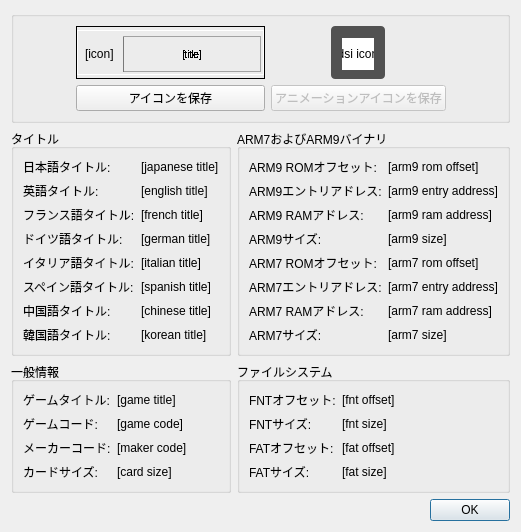
<?xml version="1.0" encoding="UTF-8"?>
<ui version="4.0">
 <class>ROMInfoDialog</class>
 <widget class="QDialog" name="ROMInfoDialog">
  <property name="geometry">
   <rect>
    <x>0</x>
    <y>0</y>
    <width>482</width>
    <height>516</height>
   </rect>
  </property>
  <property name="sizePolicy">
   <sizepolicy hsizetype="Fixed" vsizetype="Fixed">
    <horstretch>0</horstretch>
    <verstretch>0</verstretch>
   </sizepolicy>
  </property>
  <property name="windowTitle">
   <string>ROM情報 - melonDS</string>
  </property>
  <layout class="QGridLayout" name="gridLayout">
   <item row="2" column="0">
    <widget class="QGroupBox" name="titles">
     <property name="title">
      <string>タイトル</string>
     </property>
     <layout class="QFormLayout" name="formLayout">
      <item row="0" column="0">
       <widget class="QLabel" name="label_2">
        <property name="font">
         <font>
          <underline>false</underline>
         </font>
        </property>
        <property name="text">
         <string>日本語タイトル:</string>
        </property>
       </widget>
      </item>
      <item row="0" column="1">
       <widget class="QLabel" name="japaneseTitle">
        <property name="text">
         <string>[japanese title]</string>
        </property>
       </widget>
      </item>
      <item row="1" column="0">
       <widget class="QLabel" name="label_3">
        <property name="font">
         <font>
          <underline>false</underline>
         </font>
        </property>
        <property name="text">
         <string>英語タイトル:</string>
        </property>
       </widget>
      </item>
      <item row="1" column="1">
       <widget class="QLabel" name="englishTitle">
        <property name="text">
         <string>[english title]</string>
        </property>
       </widget>
      </item>
      <item row="2" column="0">
       <widget class="QLabel" name="label_4">
        <property name="font">
         <font>
          <underline>false</underline>
         </font>
        </property>
        <property name="text">
         <string>フランス語タイトル:</string>
        </property>
       </widget>
      </item>
      <item row="2" column="1">
       <widget class="QLabel" name="frenchTitle">
        <property name="text">
         <string>[french title]</string>
        </property>
       </widget>
      </item>
      <item row="3" column="0">
       <widget class="QLabel" name="label_5">
        <property name="font">
         <font>
          <underline>false</underline>
         </font>
        </property>
        <property name="text">
         <string>ドイツ語タイトル:</string>
        </property>
       </widget>
      </item>
      <item row="3" column="1">
       <widget class="QLabel" name="germanTitle">
        <property name="text">
         <string>[german title]</string>
        </property>
       </widget>
      </item>
      <item row="4" column="0">
       <widget class="QLabel" name="label_6">
        <property name="font">
         <font>
          <underline>false</underline>
         </font>
        </property>
        <property name="text">
         <string>イタリア語タイトル:</string>
        </property>
       </widget>
      </item>
      <item row="4" column="1">
       <widget class="QLabel" name="italianTitle">
        <property name="text">
         <string>[italian title]</string>
        </property>
       </widget>
      </item>
      <item row="5" column="0">
       <widget class="QLabel" name="label_7">
        <property name="font">
         <font>
          <underline>false</underline>
         </font>
        </property>
        <property name="text">
         <string>スペイン語タイトル:</string>
        </property>
       </widget>
      </item>
      <item row="5" column="1">
       <widget class="QLabel" name="spanishTitle">
        <property name="text">
         <string>[spanish title]</string>
        </property>
       </widget>
      </item>
      <item row="6" column="0">
       <widget class="QLabel" name="label_25">
        <property name="font">
         <font>
          <underline>false</underline>
         </font>
        </property>
        <property name="text">
         <string>中国語タイトル:</string>
        </property>
       </widget>
      </item>
      <item row="6" column="1">
       <widget class="QLabel" name="chineseTitle">
        <property name="text">
         <string>[chinese title]</string>
        </property>
       </widget>
      </item>
      <item row="7" column="0">
       <widget class="QLabel" name="label_23">
        <property name="font">
         <font>
          <underline>false</underline>
         </font>
        </property>
        <property name="text">
         <string>韓国語タイトル:</string>
        </property>
       </widget>
      </item>
      <item row="7" column="1">
       <widget class="QLabel" name="koreanTitle">
        <property name="text">
         <string>[korean title]</string>
        </property>
       </widget>
      </item>
     </layout>
    </widget>
   </item>
   <item row="2" column="1">
    <widget class="QGroupBox" name="arm9AndArm7Binaries">
     <property name="title">
      <string>ARM7およびARM9バイナリ</string>
     </property>
     <layout class="QFormLayout" name="formLayout_2">
      <item row="0" column="0">
       <widget class="QLabel" name="label_11">
        <property name="font">
         <font>
          <underline>false</underline>
         </font>
        </property>
        <property name="text">
         <string>ARM9 ROMオフセット: </string>
        </property>
       </widget>
      </item>
      <item row="0" column="1">
       <widget class="QLabel" name="arm9RomOffset">
        <property name="text">
         <string>[arm9 rom offset]</string>
        </property>
       </widget>
      </item>
      <item row="1" column="0">
       <widget class="QLabel" name="label_12">
        <property name="font">
         <font>
          <underline>false</underline>
         </font>
        </property>
        <property name="text">
         <string>ARM9エントリアドレス:</string>
        </property>
       </widget>
      </item>
      <item row="1" column="1">
       <widget class="QLabel" name="arm9EntryAddress">
        <property name="text">
         <string>[arm9 entry address]</string>
        </property>
       </widget>
      </item>
      <item row="2" column="0">
       <widget class="QLabel" name="label_14">
        <property name="font">
         <font>
          <underline>false</underline>
         </font>
        </property>
        <property name="text">
         <string>ARM9 RAMアドレス:</string>
        </property>
       </widget>
      </item>
      <item row="2" column="1">
       <widget class="QLabel" name="arm9RamAddress">
        <property name="text">
         <string>[arm9 ram address]</string>
        </property>
       </widget>
      </item>
      <item row="3" column="0">
       <widget class="QLabel" name="label_16">
        <property name="font">
         <font>
          <underline>false</underline>
         </font>
        </property>
        <property name="text">
         <string>ARM9サイズ:</string>
        </property>
       </widget>
      </item>
      <item row="3" column="1">
       <widget class="QLabel" name="arm9Size">
        <property name="text">
         <string>[arm9 size]</string>
        </property>
       </widget>
      </item>
      <item row="4" column="0">
       <widget class="QLabel" name="label_15">
        <property name="font">
         <font>
          <underline>false</underline>
         </font>
        </property>
        <property name="text">
         <string>ARM7 ROMオフセット: </string>
        </property>
       </widget>
      </item>
      <item row="4" column="1">
       <widget class="QLabel" name="arm7RomOffset">
        <property name="text">
         <string>[arm7 rom offset]</string>
        </property>
       </widget>
      </item>
      <item row="5" column="0">
       <widget class="QLabel" name="label_13">
        <property name="font">
         <font>
          <underline>false</underline>
         </font>
        </property>
        <property name="text">
         <string>ARM7エントリアドレス:</string>
        </property>
       </widget>
      </item>
      <item row="5" column="1">
       <widget class="QLabel" name="arm7EntryAddress">
        <property name="text">
         <string>[arm7 entry address]</string>
        </property>
       </widget>
      </item>
      <item row="6" column="0">
       <widget class="QLabel" name="label_18">
        <property name="font">
         <font>
          <underline>false</underline>
         </font>
        </property>
        <property name="text">
         <string>ARM7 RAMアドレス:</string>
        </property>
       </widget>
      </item>
      <item row="6" column="1">
       <widget class="QLabel" name="arm7RamAddress">
        <property name="text">
         <string>[arm7 ram address]</string>
        </property>
       </widget>
      </item>
      <item row="7" column="0">
       <widget class="QLabel" name="label_17">
        <property name="font">
         <font>
          <underline>false</underline>
         </font>
        </property>
        <property name="text">
         <string>ARM7サイズ:</string>
        </property>
       </widget>
      </item>
      <item row="7" column="1">
       <widget class="QLabel" name="arm7Size">
        <property name="text">
         <string>[arm7 size]</string>
        </property>
       </widget>
      </item>
     </layout>
    </widget>
   </item>
   <item row="3" column="1">
    <widget class="QGroupBox" name="filesystem">
     <property name="title">
      <string>ファイルシステム</string>
     </property>
     <layout class="QFormLayout" name="formLayout_4">
      <item row="0" column="0">
       <widget class="QLabel" name="label_19">
        <property name="font">
         <font>
          <underline>false</underline>
         </font>
        </property>
        <property name="text">
         <string>FNTオフセット:</string>
        </property>
       </widget>
      </item>
      <item row="0" column="1">
       <widget class="QLabel" name="fntOffset">
        <property name="text">
         <string>[fnt offset]</string>
        </property>
       </widget>
      </item>
      <item row="1" column="0">
       <widget class="QLabel" name="label_20">
        <property name="font">
         <font>
          <underline>false</underline>
         </font>
        </property>
        <property name="text">
         <string>FNTサイズ:</string>
        </property>
       </widget>
      </item>
      <item row="1" column="1">
       <widget class="QLabel" name="fntSize">
        <property name="text">
         <string>[fnt size]</string>
        </property>
       </widget>
      </item>
      <item row="2" column="0">
       <widget class="QLabel" name="label_21">
        <property name="font">
         <font>
          <underline>false</underline>
         </font>
        </property>
        <property name="text">
         <string>FATオフセット:</string>
        </property>
       </widget>
      </item>
      <item row="2" column="1">
       <widget class="QLabel" name="fatOffset">
        <property name="text">
         <string>[fat offset]</string>
        </property>
       </widget>
      </item>
      <item row="3" column="0">
       <widget class="QLabel" name="label_22">
        <property name="font">
         <font>
          <underline>false</underline>
         </font>
        </property>
        <property name="text">
         <string>FATサイズ:</string>
        </property>
       </widget>
      </item>
      <item row="3" column="1">
       <widget class="QLabel" name="fatSize">
        <property name="text">
         <string>[fat size]</string>
        </property>
       </widget>
      </item>
     </layout>
    </widget>
   </item>
   <item row="3" column="0">
    <widget class="QGroupBox" name="generalInfo">
     <property name="title">
      <string>一般情報</string>
     </property>
     <layout class="QFormLayout" name="formLayout_3">
      <item row="0" column="0">
       <widget class="QLabel" name="label">
        <property name="font">
         <font>
          <underline>false</underline>
         </font>
        </property>
        <property name="text">
         <string>ゲームタイトル:</string>
        </property>
       </widget>
      </item>
      <item row="0" column="1">
       <widget class="QLabel" name="gameTitle">
        <property name="text">
         <string>[game title]</string>
        </property>
       </widget>
      </item>
      <item row="1" column="0">
       <widget class="QLabel" name="label_8">
        <property name="font">
         <font>
          <underline>false</underline>
         </font>
        </property>
        <property name="text">
         <string>ゲームコード:</string>
        </property>
       </widget>
      </item>
      <item row="1" column="1">
       <widget class="QLabel" name="gameCode">
        <property name="text">
         <string>[game code]</string>
        </property>
       </widget>
      </item>
      <item row="2" column="0">
       <widget class="QLabel" name="label_9">
        <property name="font">
         <font>
          <underline>false</underline>
         </font>
        </property>
        <property name="text">
         <string>メーカーコード:</string>
        </property>
       </widget>
      </item>
      <item row="2" column="1">
       <widget class="QLabel" name="makerCode">
        <property name="text">
         <string>[maker code]</string>
        </property>
       </widget>
      </item>
      <item row="3" column="0">
       <widget class="QLabel" name="label_10">
        <property name="font">
         <font>
          <underline>false</underline>
         </font>
        </property>
        <property name="text">
         <string>カードサイズ:</string>
        </property>
       </widget>
      </item>
      <item row="3" column="1">
       <widget class="QLabel" name="cardSize">
        <property name="text">
         <string>[card size]</string>
        </property>
       </widget>
      </item>
     </layout>
    </widget>
   </item>
   <item row="4" column="0" colspan="2">
    <widget class="QDialogButtonBox" name="buttonBox">
     <property name="orientation">
      <enum>Qt::Horizontal</enum>
     </property>
     <property name="standardButtons">
      <set>QDialogButtonBox::Ok</set>
     </property>
    </widget>
   </item>
   <item row="0" column="0" colspan="2">
    <widget class="QGroupBox" name="groupBox_2">
     <layout class="QGridLayout" name="gridLayout_9">
      <item row="0" column="2">
       <widget class="QFrame" name="frame">
        <property name="frameShape">
         <enum>QFrame::Box</enum>
        </property>
        <property name="frameShadow">
         <enum>QFrame::Plain</enum>
        </property>
        <property name="lineWidth">
         <number>1</number>
        </property>
        <layout class="QGridLayout" name="gridLayout_3">
         <property name="leftMargin">
          <number>0</number>
         </property>
         <property name="topMargin">
          <number>0</number>
         </property>
         <property name="rightMargin">
          <number>0</number>
         </property>
         <property name="bottomMargin">
          <number>0</number>
         </property>
         <item row="0" column="0">
          <widget class="QGroupBox" name="iconBox">
           <property name="sizePolicy">
            <sizepolicy hsizetype="Fixed" vsizetype="Fixed">
             <horstretch>0</horstretch>
             <verstretch>0</verstretch>
            </sizepolicy>
           </property>
           <property name="minimumSize">
            <size>
             <width>187</width>
             <height>43</height>
            </size>
           </property>
           <property name="maximumSize">
            <size>
             <width>187</width>
             <height>45</height>
            </size>
           </property>
           <property name="styleSheet">
            <string notr="true">#iconBox {
	border: 1px solid white;
	background-color: qlineargradient(
		x1: 0, y1: 1,
		x2: 0, y2: 0,
		stop: 0 #c3c3c3,
		stop: 0.199 #c3c3c3,
		stop: 0.2 #d3d3d3,
		stop: 0.399 #d3d3d3,
		stop: 0.4 #e3e3e3,
		stop: 0.599 #e3e3e3,
		stop: 0.6 #f3f3f3,
		stop: 0.799 #f3f3f3,
		stop: 0.8 #fbfbfb,
		stop: 1 #fbfbfb
	);
}

#iconTitle {
	border: 1px solid #a2a2a2;
	border-left-color: #797979;
	letter-spacing: -0.5px;
	background-color: qlineargradient(
		x1: 0, y1: 0,
		x2: 0, y2: 1,
		stop: 0.000000 #fbfbfb,
		stop: 0.024380 #fbfbfb,
		stop: 0.024390 #e3e3e3,
		stop: 0.048770 #e3e3e3,
		stop: 0.048780 #fbfbfb,
		stop: 0.073161 #fbfbfb,
		stop: 0.073171 #e3e3e3,
		stop: 0.097551 #e3e3e3,
		stop: 0.097561 #fbfbfb,
		stop: 0.121941 #fbfbfb,
		stop: 0.121951 #e3e3e3,
		stop: 0.146331 #e3e3e3,
		stop: 0.146341 #fbfbfb,
		stop: 0.170722 #fbfbfb,
		stop: 0.170732 #e3e3e3,
		stop: 0.195112 #e3e3e3,
		stop: 0.195122 #fbfbfb,
		stop: 0.219502 #fbfbfb,
		stop: 0.219512 #e3e3e3,
		stop: 0.243892 #e3e3e3,
		stop: 0.243902 #fbfbfb,
		stop: 0.268283 #fbfbfb,
		stop: 0.268293 #e3e3e3,
		stop: 0.292673 #e3e3e3,
		stop: 0.292683 #fbfbfb,
		stop: 0.317063 #fbfbfb,
		stop: 0.317073 #e3e3e3,
		stop: 0.341453 #e3e3e3,
		stop: 0.341463 #fbfbfb,
		stop: 0.365844 #fbfbfb,
		stop: 0.365854 #e3e3e3,
		stop: 0.390234 #e3e3e3,
		stop: 0.390244 #fbfbfb,
		stop: 0.414624 #fbfbfb,
		stop: 0.414634 #e3e3e3,
		stop: 0.439014 #e3e3e3,
		stop: 0.439024 #fbfbfb,
		stop: 0.463405 #fbfbfb,
		stop: 0.463415 #e3e3e3,
		stop: 0.487795 #e3e3e3,
		stop: 0.487805 #fbfbfb,
		stop: 0.512185 #fbfbfb,
		stop: 0.512195 #e3e3e3,
		stop: 0.536575 #e3e3e3,
		stop: 0.536585 #fbfbfb,
		stop: 0.560966 #fbfbfb,
		stop: 0.560976 #e3e3e3,
		stop: 0.585356 #e3e3e3,
		stop: 0.585366 #fbfbfb,
		stop: 0.609746 #fbfbfb,
		stop: 0.609756 #e3e3e3,
		stop: 0.634136 #e3e3e3,
		stop: 0.634146 #fbfbfb,
		stop: 0.658527 #fbfbfb,
		stop: 0.658537 #e3e3e3,
		stop: 0.682917 #e3e3e3,
		stop: 0.682927 #fbfbfb,
		stop: 0.707307 #fbfbfb,
		stop: 0.707317 #e3e3e3,
		stop: 0.731697 #e3e3e3,
		stop: 0.731707 #fbfbfb,
		stop: 0.756088 #fbfbfb,
		stop: 0.756098 #e3e3e3,
		stop: 0.780478 #e3e3e3,
		stop: 0.780488 #fbfbfb,
		stop: 0.804868 #fbfbfb,
		stop: 0.804878 #e3e3e3,
		stop: 0.829258 #e3e3e3,
		stop: 0.829268 #fbfbfb,
		stop: 0.853649 #fbfbfb,
		stop: 0.853659 #e3e3e3,
		stop: 0.878039 #e3e3e3,
		stop: 0.878049 #fbfbfb,
		stop: 0.902429 #fbfbfb,
		stop: 0.902439 #e3e3e3,
		stop: 0.926819 #e3e3e3,
		stop: 0.926829 #fbfbfb,
		stop: 0.951210 #fbfbfb,
		stop: 0.951220 #e3e3e3,
		stop: 0.975600 #e3e3e3,
		stop: 0.975610 #fbfbfb
	);
}
</string>
           </property>
           <property name="title">
            <string/>
           </property>
           <property name="alignment">
            <set>Qt::AlignCenter</set>
           </property>
           <property name="flat">
            <bool>false</bool>
           </property>
           <property name="checkable">
            <bool>false</bool>
           </property>
           <layout class="QGridLayout" name="gridLayout_2">
            <property name="leftMargin">
             <number>5</number>
            </property>
            <property name="topMargin">
             <number>0</number>
            </property>
            <property name="rightMargin">
             <number>0</number>
            </property>
            <property name="bottomMargin">
             <number>0</number>
            </property>
            <property name="horizontalSpacing">
             <number>6</number>
            </property>
            <property name="verticalSpacing">
             <number>0</number>
            </property>
            <item row="0" column="2">
             <widget class="QLabel" name="iconTitle">
              <property name="sizePolicy">
               <sizepolicy hsizetype="MinimumExpanding" vsizetype="MinimumExpanding">
                <horstretch>0</horstretch>
                <verstretch>0</verstretch>
               </sizepolicy>
              </property>
              <property name="font">
               <font>
                <pointsize>8</pointsize>
                <stylestrategy>NoAntialias</stylestrategy>
               </font>
              </property>
              <property name="text">
               <string>[title]</string>
              </property>
              <property name="alignment">
               <set>Qt::AlignCenter</set>
              </property>
             </widget>
            </item>
            <item row="0" column="1">
             <widget class="QLabel" name="iconImage">
              <property name="sizePolicy">
               <sizepolicy hsizetype="Preferred" vsizetype="Preferred">
                <horstretch>0</horstretch>
                <verstretch>0</verstretch>
               </sizepolicy>
              </property>
              <property name="minimumSize">
               <size>
                <width>32</width>
                <height>32</height>
               </size>
              </property>
              <property name="maximumSize">
               <size>
                <width>32</width>
                <height>32</height>
               </size>
              </property>
              <property name="text">
               <string>[icon]</string>
              </property>
             </widget>
            </item>
           </layout>
          </widget>
         </item>
        </layout>
       </widget>
      </item>
      <item row="0" column="0" rowspan="2">
       <spacer name="horizontalSpacer">
        <property name="orientation">
         <enum>Qt::Horizontal</enum>
        </property>
        <property name="sizeHint" stdset="0">
         <size>
          <width>0</width>
          <height>0</height>
         </size>
        </property>
       </spacer>
      </item>
      <item row="0" column="4" rowspan="2">
       <spacer name="horizontalSpacer_3">
        <property name="orientation">
         <enum>Qt::Horizontal</enum>
        </property>
        <property name="sizeHint" stdset="0">
         <size>
          <width>0</width>
          <height>0</height>
         </size>
        </property>
       </spacer>
      </item>
      <item row="0" column="3" alignment="Qt::AlignHCenter">
       <widget class="QGroupBox" name="dsiIconBox">
        <property name="sizePolicy">
         <sizepolicy hsizetype="Fixed" vsizetype="Fixed">
          <horstretch>0</horstretch>
          <verstretch>0</verstretch>
         </sizepolicy>
        </property>
        <property name="styleSheet">
         <string notr="true">#dsiIconBox {
    border-radius: 4px;
    background-color: #515151;
}

#dsiIconImage {
    background-color: white;
}</string>
        </property>
        <property name="title">
         <string/>
        </property>
        <property name="alignment">
         <set>Qt::AlignCenter</set>
        </property>
        <property name="flat">
         <bool>false</bool>
        </property>
        <property name="checkable">
         <bool>false</bool>
        </property>
        <layout class="QGridLayout" name="gridLayout_10">
         <property name="leftMargin">
          <number>8</number>
         </property>
         <property name="topMargin">
          <number>6</number>
         </property>
         <property name="rightMargin">
          <number>8</number>
         </property>
         <property name="bottomMargin">
          <number>6</number>
         </property>
         <item row="0" column="0">
          <widget class="QLabel" name="dsiIconImage">
           <property name="sizePolicy">
            <sizepolicy hsizetype="Minimum" vsizetype="Minimum">
             <horstretch>0</horstretch>
             <verstretch>0</verstretch>
            </sizepolicy>
           </property>
           <property name="minimumSize">
            <size>
             <width>32</width>
             <height>32</height>
            </size>
           </property>
           <property name="maximumSize">
            <size>
             <width>32</width>
             <height>32</height>
            </size>
           </property>
           <property name="text">
            <string>[dsi icon]</string>
           </property>
           <property name="alignment">
            <set>Qt::AlignCenter</set>
           </property>
          </widget>
         </item>
        </layout>
       </widget>
      </item>
      <item row="1" column="2">
       <widget class="QPushButton" name="saveIconButton">
        <property name="text">
         <string>アイコンを保存</string>
        </property>
       </widget>
      </item>
      <item row="1" column="3">
       <widget class="QPushButton" name="saveAnimatedIconButton">
        <property name="enabled">
         <bool>false</bool>
        </property>
        <property name="text">
         <string>アニメーションアイコンを保存</string>
        </property>
       </widget>
      </item>
     </layout>
    </widget>
   </item>
  </layout>
 </widget>
 <resources/>
 <connections>
  <connection>
   <sender>buttonBox</sender>
   <signal>accepted()</signal>
   <receiver>ROMInfoDialog</receiver>
   <slot>accept()</slot>
   <hints>
    <hint type="sourcelabel">
     <x>248</x>
     <y>254</y>
    </hint>
    <hint type="destinationlabel">
     <x>157</x>
     <y>274</y>
    </hint>
   </hints>
  </connection>
  <connection>
   <sender>buttonBox</sender>
   <signal>rejected()</signal>
   <receiver>ROMInfoDialog</receiver>
   <slot>reject()</slot>
   <hints>
    <hint type="sourcelabel">
     <x>316</x>
     <y>260</y>
    </hint>
    <hint type="destinationlabel">
     <x>286</x>
     <y>274</y>
    </hint>
   </hints>
  </connection>
 </connections>
</ui>
